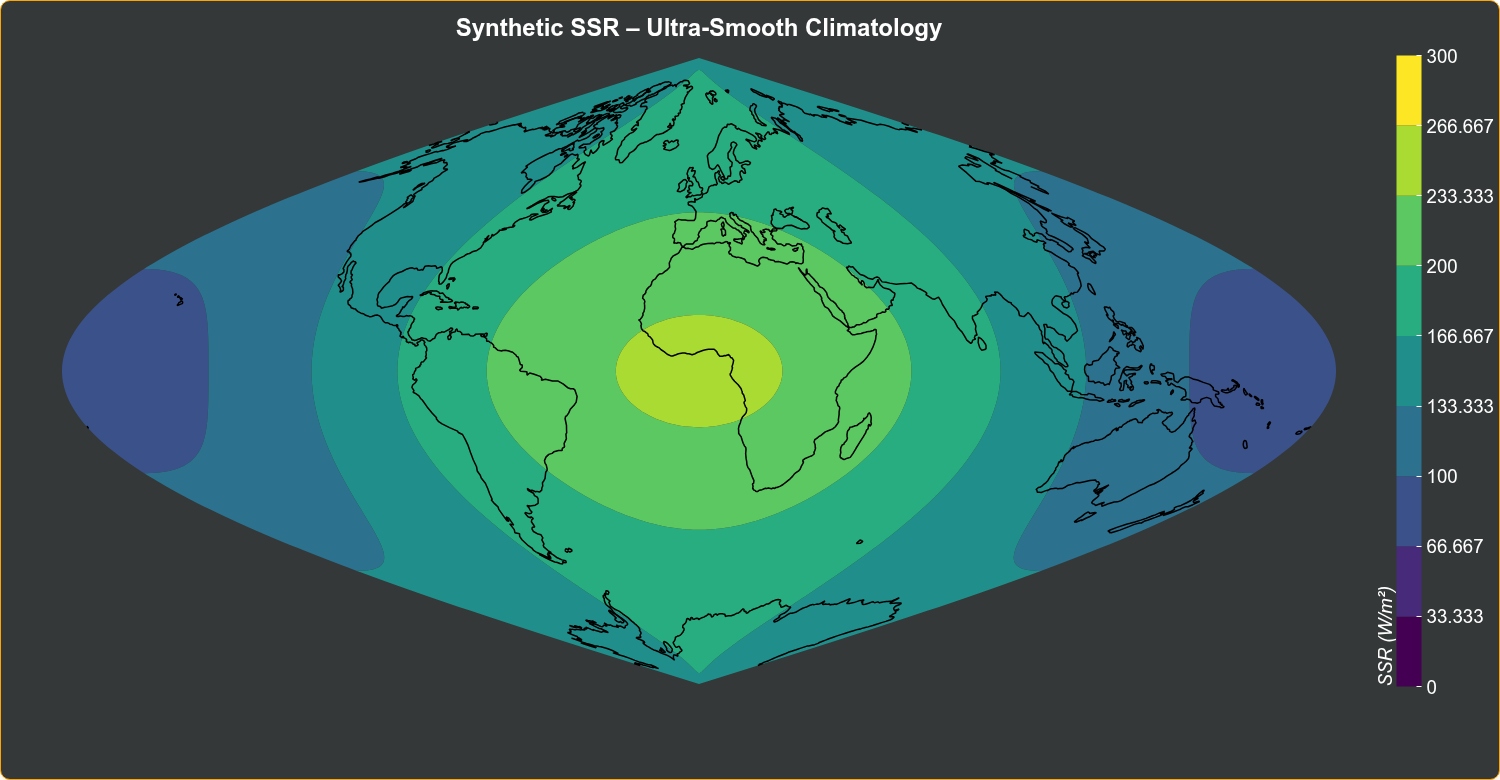

The script that drew this image:
import xarray as xr
import pandas as pd
import numpy as np
from scipy.ndimage import gaussian_filter
from bokeh_rocks import contourf_map, ccrs, show, save_plot

# Coordinates
lats = np.linspace(-90, 90, 181)
lons = np.linspace(-180, 180, 360)
times = pd.date_range("2000-01-01", periods=12, freq="MS")

lat2d, lon2d = np.meshgrid(lats, lons, indexing="ij")

# Very smooth background gradient (no randomness)
background = 160 + 80 * np.exp(-(lat2d / 55)**2)*np.cos(np.deg2rad(lon2d * 1))

# Extremely low-amplitude, heavily smoothed noise
noise = np.random.normal(0, 1, (len(times), len(lats), len(lons)))
noise = gaussian_filter(noise, sigma=(0, 12, 24))

data = background[None, :, :] + 6 * noise
data = np.clip(data, 0, 300)

# Xarray
era5_ssr = xr.Dataset(
    {"ssr": (["time", "lat", "lon"], data)},
    coords={"time": times, "lat": lats, "lon": lons},
)["ssr"].mean("time")

# Plot
p2 = contourf_map(
    era5_ssr,
    title="Synthetic SSR – Ultra-Smooth Climatology",
    levels=10,
    palette="Cividis256",
    vmin=0,
    vmax=300,
    projection=ccrs.Sinusoidal(),
    cbar_title="SSR (W/m²)",
)

show(p2)
save_plot(p2, "output/map_projections_05")
